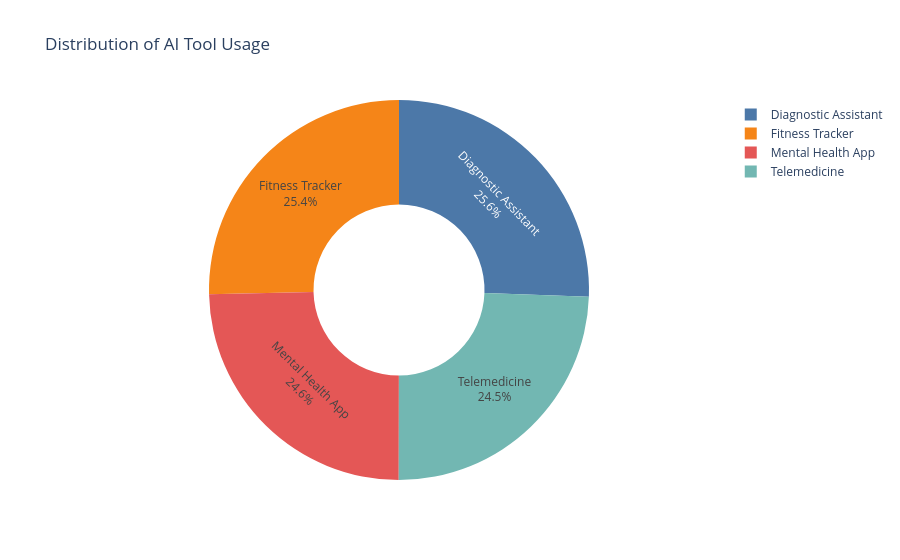

The notebook cell saved with this chart:
### Code cell
fig2 = px.pie(
    df, 
    names='AI_Tool_Type', 
    hole=0.45,
    title='Distribution of AI Tool Usage',
    color_discrete_sequence=px.colors.qualitative.T10, 
    template='plotly_white'
)
fig2.update_traces(textposition='inside', textinfo='percent+label')
fig2.show()

### Figure 1 — Plotly figure (JSON) as saved in the notebook; plotly's stock layout.template omitted (floating-point values rounded to 4 significant figures; data arrays with more than 128 entries replaced by an {"elided": "..."} marker saying what was removed)
{"data": [{"domain": {"x": [0, 1], "y": [0, 1]}, "hole": 0.45, "hovertemplate": "AI_Tool_Type=%{label}<extra></extra>", "labels": {"elided": "5000 str values"}, "legendgroup": "", "name": "", "showlegend": true, "textinfo": "percent+label", "textposition": "inside", "type": "pie"}], "layout": {"legend": {"tracegroupgap": 0}, "piecolorway": ["#4C78A8", "#F58518", "#E45756", "#72B7B2", "#54A24B", "#EECA3B", "#B279A2", "#FF9DA6", "#9D755D", "#BAB0AC"], "title": {"text": "Distribution of AI Tool Usage"}}}
